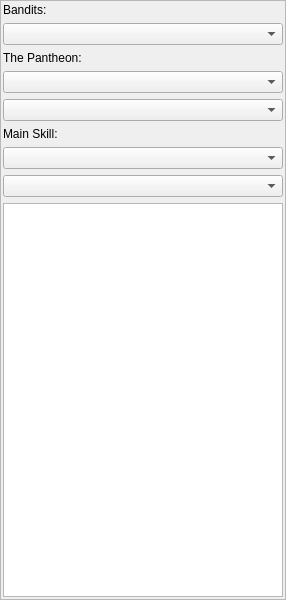
          <widget class="QFrame" name="frame_Left">
           <property name="sizePolicy">
            <sizepolicy hsizetype="Minimum" vsizetype="Expanding">
             <horstretch>1</horstretch>
             <verstretch>0</verstretch>
            </sizepolicy>
           </property>
           <property name="minimumSize">
            <size>
             <width>190</width>
             <height>600</height>
            </size>
           </property>
           <property name="maximumSize">
            <size>
             <width>300</width>
             <height>16777215</height>
            </size>
           </property>
           <property name="sizeIncrement">
            <size>
             <width>10</width>
             <height>0</height>
            </size>
           </property>
           <property name="baseSize">
            <size>
             <width>200</width>
             <height>0</height>
            </size>
           </property>
           <property name="frameShape">
            <enum>QFrame::StyledPanel</enum>
           </property>
           <property name="frameShadow">
            <enum>QFrame::Raised</enum>
           </property>
           <layout class="QGridLayout" name="glayout_LeftFrame">
            <property name="leftMargin">
             <number>2</number>
            </property>
            <property name="topMargin">
             <number>2</number>
            </property>
            <property name="rightMargin">
             <number>2</number>
            </property>
            <property name="bottomMargin">
             <number>2</number>
            </property>
            <item row="0" column="0">
             <widget class="QLabel" name="label_Bandits">
              <property name="text">
               <string>Bandits:</string>
              </property>
             </widget>
            </item>
            <item row="1" column="0">
             <widget class="QComboBox" name="combo_Bandits">
              <property name="sizePolicy">
               <sizepolicy hsizetype="MinimumExpanding" vsizetype="Fixed">
                <horstretch>0</horstretch>
                <verstretch>0</verstretch>
               </sizepolicy>
              </property>
              <property name="minimumSize">
               <size>
                <width>180</width>
                <height>0</height>
               </size>
              </property>
              <property name="maximumSize">
               <size>
                <width>280</width>
                <height>16777215</height>
               </size>
              </property>
              <property name="sizeAdjustPolicy">
               <enum>QComboBox::AdjustToContentsOnFirstShow</enum>
              </property>
              <property name="minimumContentsLength">
               <number>60</number>
              </property>
              <property name="placeholderText">
               <string>Make a Selection</string>
              </property>
              <property name="modelColumn">
               <number>0</number>
              </property>
              <item>
               <property name="text">
                <string notr="true" extracomment="None">2 Passives Points</string>
               </property>
              </item>
              <item>
               <property name="text">
                <string notr="true" extracomment="Oak">Oak (Life Regen, Phys.Dmg. Reduction, Phys.Dmg)</string>
               </property>
              </item>
              <item>
               <property name="text">
                <string notr="true" extracomment="Kraityn">Kraityn (Attack/Cast Speed, Avoid Elemental Ailments, Move Speed)</string>
               </property>
              </item>
              <item>
               <property name="text">
                <string notr="true" extracomment="Alira">Alira (Mana Regen, Crit Multiplier, Resists)</string>
               </property>
              </item>
             </widget>
            </item>
            <item row="2" column="0">
             <widget class="QLabel" name="label_Pantheon">
              <property name="minimumSize">
               <size>
                <width>0</width>
                <height>0</height>
               </size>
              </property>
              <property name="text">
               <string>The Pantheon:</string>
              </property>
             </widget>
            </item>
            <item row="3" column="0">
             <widget class="QComboBox" name="combo_MajorGods">
              <property name="sizePolicy">
               <sizepolicy hsizetype="Expanding" vsizetype="Fixed">
                <horstretch>0</horstretch>
                <verstretch>0</verstretch>
               </sizepolicy>
              </property>
              <property name="minimumSize">
               <size>
                <width>180</width>
                <height>0</height>
               </size>
              </property>
              <property name="maximumSize">
               <size>
                <width>280</width>
                <height>16777215</height>
               </size>
              </property>
              <property name="placeholderText">
               <string>Make a Selection</string>
              </property>
              <item>
               <property name="text">
                <string notr="true" extracomment="None">Godless</string>
               </property>
              </item>
              <item>
               <property name="text">
                <string notr="true" extracomment="TheBrineKing">Soul of the Brine King</string>
               </property>
              </item>
              <item>
               <property name="text">
                <string notr="true" extracomment="Lunaris">Soul of Lunaris</string>
               </property>
              </item>
              <item>
               <property name="text">
                <string notr="true" extracomment="Solaris">Soul of Solaris</string>
               </property>
              </item>
              <item>
               <property name="text">
                <string notr="true" extracomment="Arakaali">Soul of Arakaali</string>
               </property>
              </item>
             </widget>
            </item>
            <item row="4" column="0">
             <widget class="QComboBox" name="combo_MinorGods">
              <property name="sizePolicy">
               <sizepolicy hsizetype="Expanding" vsizetype="Fixed">
                <horstretch>0</horstretch>
                <verstretch>0</verstretch>
               </sizepolicy>
              </property>
              <property name="minimumSize">
               <size>
                <width>180</width>
                <height>0</height>
               </size>
              </property>
              <property name="maximumSize">
               <size>
                <width>280</width>
                <height>16777215</height>
               </size>
              </property>
              <property name="placeholderText">
               <string>Make a Selection</string>
              </property>
              <item>
               <property name="text">
                <string notr="true" extracomment="None">Godless</string>
               </property>
              </item>
              <item>
               <property name="text">
                <string notr="true" extracomment="Gruthkul">Soul of Gruthkul</string>
               </property>
              </item>
              <item>
               <property name="text">
                <string notr="true" extracomment="Yugul">Soul of Yugul</string>
               </property>
              </item>
              <item>
               <property name="text">
                <string notr="true" extracomment="Abberath">Soul of Abberath</string>
               </property>
              </item>
              <item>
               <property name="text">
                <string notr="true" extracomment="Tukohama">Soul of Tukohama</string>
               </property>
              </item>
              <item>
               <property name="text">
                <string notr="true" extracomment="Garukhan">Soul of Garukhan</string>
               </property>
              </item>
              <item>
               <property name="text">
                <string notr="true" extracomment="Ralakesh">Soul of Ralakesh</string>
               </property>
              </item>
              <item>
               <property name="text">
                <string notr="true" extracomment="Ryslatha">Soul of Ryslatha</string>
               </property>
              </item>
              <item>
               <property name="text">
                <string notr="true" extracomment="Shakari">Soul of Shakari</string>
               </property>
              </item>
             </widget>
            </item>
            <item row="5" column="0">
             <widget class="QLabel" name="label_MainSkill">
              <property name="minimumSize">
               <size>
                <width>0</width>
                <height>0</height>
               </size>
              </property>
              <property name="text">
               <string>Main Skill:</string>
              </property>
             </widget>
            </item>
            <item row="6" column="0">
             <widget class="QComboBox" name="combo_MainSkill">
              <property name="sizePolicy">
               <sizepolicy hsizetype="Expanding" vsizetype="Fixed">
                <horstretch>0</horstretch>
                <verstretch>0</verstretch>
               </sizepolicy>
              </property>
              <property name="minimumSize">
               <size>
                <width>180</width>
                <height>0</height>
               </size>
              </property>
              <property name="maximumSize">
               <size>
                <width>280</width>
                <height>16777215</height>
               </size>
              </property>
              <property name="placeholderText">
               <string>&lt;empty&gt;</string>
              </property>
              <property name="duplicatesEnabled">
               <bool>true</bool>
              </property>
             </widget>
            </item>
            <item row="7" column="0">
             <widget class="QComboBox" name="combo_MainSkillActive">
              <property name="sizePolicy">
               <sizepolicy hsizetype="Expanding" vsizetype="Fixed">
                <horstretch>0</horstretch>
                <verstretch>0</verstretch>
               </sizepolicy>
              </property>
              <property name="minimumSize">
               <size>
                <width>180</width>
                <height>0</height>
               </size>
              </property>
              <property name="maximumSize">
               <size>
                <width>280</width>
                <height>16777215</height>
               </size>
              </property>
              <property name="placeholderText">
               <string>&lt;empty&gt;</string>
              </property>
             </widget>
            </item>
            <item row="8" column="0">
             <widget class="QListWidget" name="list_Statistics">
              <property name="minimumSize">
               <size>
                <width>180</width>
                <height>0</height>
               </size>
              </property>
             </widget>
            </item>
           </layout>
          </widget>
